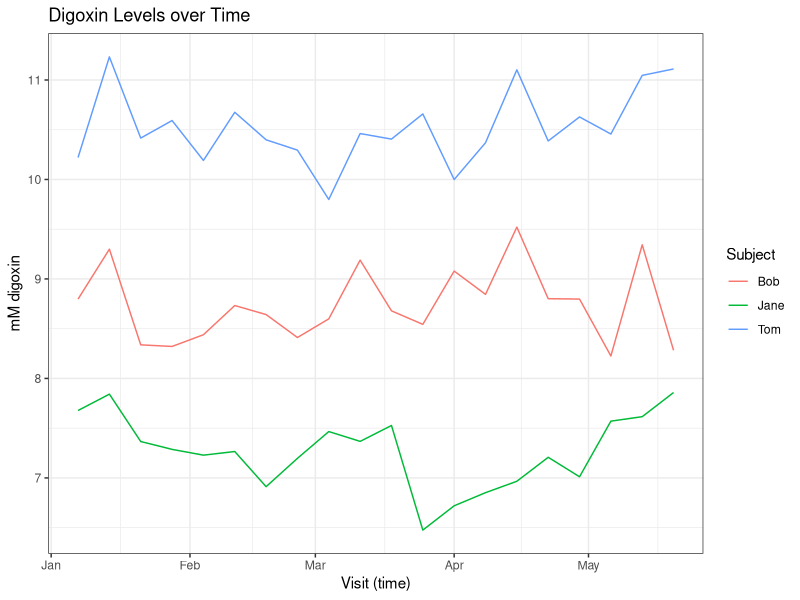
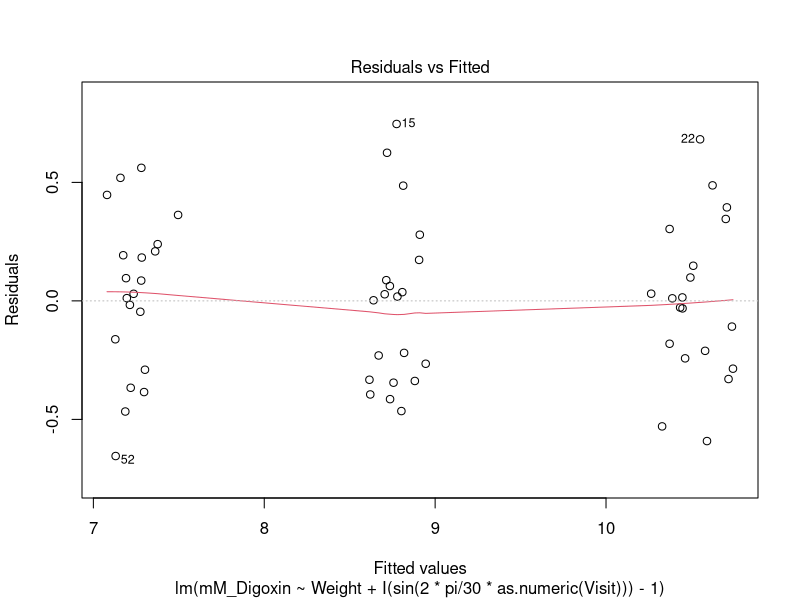
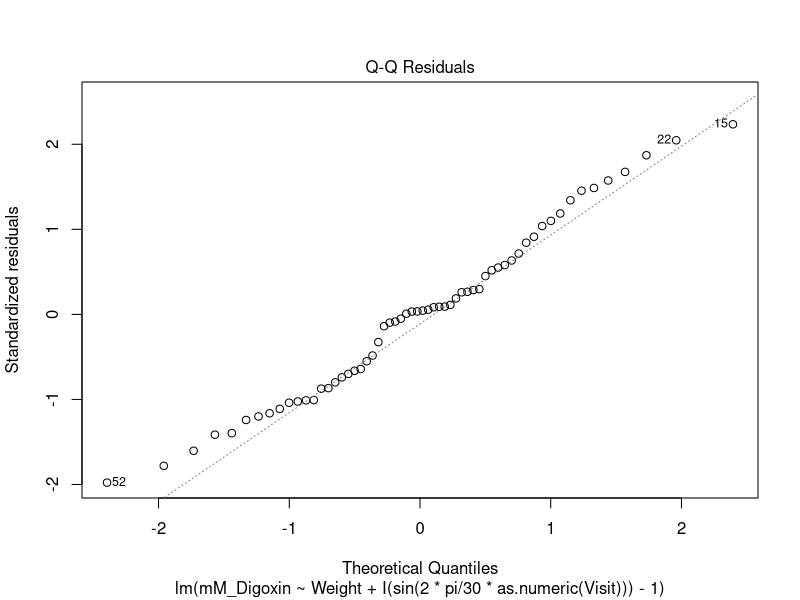
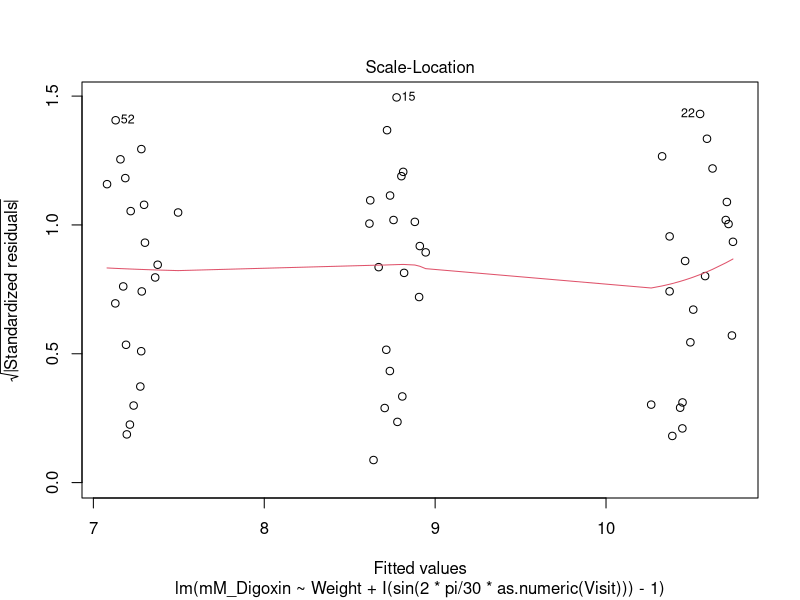
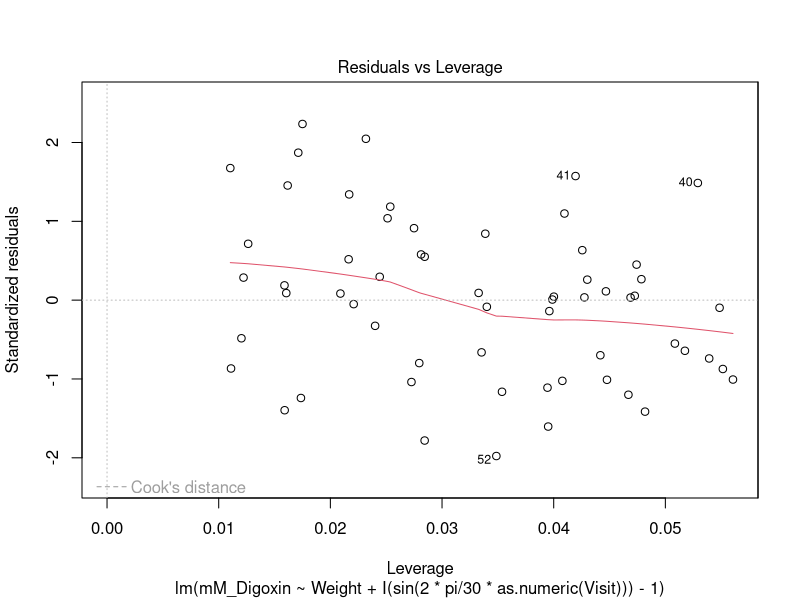

R code for these plots, in order:
## ---- chunk 1
knitr::opts_chunk$set(echo = TRUE)
## ---- chunk 2

digoxin <- read.csv("Digoxin.csv", header = T)

str(digoxin)
## ---- chunk 3
digoxin$Visit <- as.Date(digoxin$Visit, format = "%m/%d/%y")
## ---- chunk 4
library(xtable)
## ---- chunk 5
#print first 10 lines only
print(xtable(head(digoxin,10), align = c("l","c","c","r","r")),
      type="html", include.rownames=FALSE)
## ---- chunk 6
#First change a factor to a character vector, then a numeric one
digoxin$Weight <- as.numeric(as.character(digoxin$Weight))
#Next, the first element of the vector is now NA due to the improper formating; fix this by
#inserting the proper value
digoxin$Weight[1] <- 70
#Finally, check the structure again:
str(digoxin)
## ---- chunk 7
library(ggplot2)

g <- ggplot(data=digoxin, aes(x=Visit, y=mM_Digoxin, group = Subject))

#note plus sign at end of line to add a linebreak in the ggplot command
g + geom_line(aes(color = Subject)) + theme_bw() + ylab("mM digoxin") + xlab("Visit (time)") +
   ggtitle("Digoxin Levels over Time")

## ---- chunk 8
m1 <- lm(mM_Digoxin ~ Weight + I(sin(2*pi/30*as.numeric(Visit))), data=digoxin)
summary(m1)

m2 <- lm(mM_Digoxin ~ Weight + I(sin(2*pi/30*as.numeric(Visit))) - 1, data=digoxin)
summary(m2)
## ---- chunk 9
anova(m1,m2) #m2 would be favored
plot(m2)
